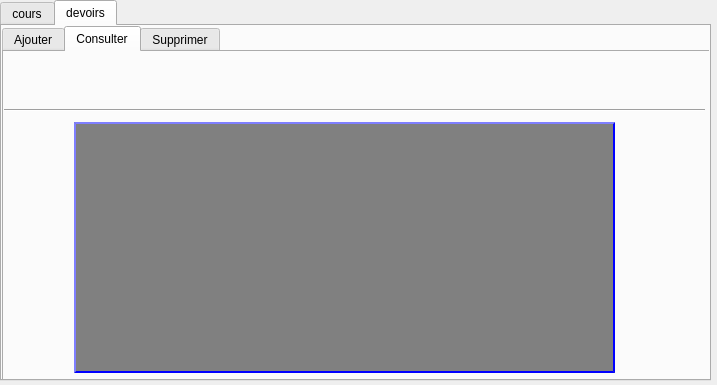
<?xml version="1.0" encoding="UTF-8"?>
<ui version="4.0">
 <class>Enfant</class>
 <widget class="QWidget" name="Enfant">
  <property name="geometry">
   <rect>
    <x>0</x>
    <y>0</y>
    <width>717</width>
    <height>385</height>
   </rect>
  </property>
  <property name="windowTitle">
   <string>Form</string>
  </property>
  <widget class="QTabWidget" name="tabWidget">
   <property name="geometry">
    <rect>
     <x>0</x>
     <y>0</y>
     <width>711</width>
     <height>381</height>
    </rect>
   </property>
   <property name="sizePolicy">
    <sizepolicy hsizetype="Preferred" vsizetype="Preferred">
     <horstretch>0</horstretch>
     <verstretch>0</verstretch>
    </sizepolicy>
   </property>
   <property name="tabShape">
    <enum>QTabWidget::Rounded</enum>
   </property>
   <property name="currentIndex">
    <number>1</number>
   </property>
   <widget class="QWidget" name="tab">
    <attribute name="title">
     <string>cours</string>
    </attribute>
    <widget class="QTabWidget" name="tabWidget_2">
     <property name="geometry">
      <rect>
       <x>0</x>
       <y>0</y>
       <width>711</width>
       <height>431</height>
      </rect>
     </property>
     <property name="mouseTracking">
      <bool>true</bool>
     </property>
     <property name="focusPolicy">
      <enum>Qt::StrongFocus</enum>
     </property>
     <property name="styleSheet">
      <string notr="true"/>
     </property>
     <property name="tabPosition">
      <enum>QTabWidget::North</enum>
     </property>
     <property name="tabShape">
      <enum>QTabWidget::Triangular</enum>
     </property>
     <property name="currentIndex">
      <number>0</number>
     </property>
     <property name="elideMode">
      <enum>Qt::ElideMiddle</enum>
     </property>
     <widget class="QWidget" name="tab_3">
      <attribute name="title">
       <string>ajouter</string>
      </attribute>
      <widget class="Line" name="line_6">
       <property name="geometry">
        <rect>
         <x>0</x>
         <y>50</y>
         <width>701</width>
         <height>16</height>
        </rect>
       </property>
       <property name="orientation">
        <enum>Qt::Horizontal</enum>
       </property>
      </widget>
      <widget class="QLabel" name="dev_pic">
       <property name="geometry">
        <rect>
         <x>380</x>
         <y>100</y>
         <width>251</width>
         <height>191</height>
        </rect>
       </property>
       <property name="text">
        <string/>
       </property>
      </widget>
      <widget class="QLineEdit" name="nomC">
       <property name="geometry">
        <rect>
         <x>190</x>
         <y>90</y>
         <width>113</width>
         <height>22</height>
        </rect>
       </property>
       <property name="styleSheet">
        <string notr="true"> border: 2px solid gray;
 border-radius: 10px;</string>
       </property>
      </widget>
      <widget class="QLabel" name="label_4">
       <property name="geometry">
        <rect>
         <x>90</x>
         <y>210</y>
         <width>71</width>
         <height>16</height>
        </rect>
       </property>
       <property name="styleSheet">
        <string notr="true">text-align: center;
color:Gray ;
font-family: Arial Black;</string>
       </property>
       <property name="text">
        <string>heure fin</string>
       </property>
      </widget>
      <widget class="QLineEdit" name="nomE">
       <property name="geometry">
        <rect>
         <x>190</x>
         <y>150</y>
         <width>113</width>
         <height>22</height>
        </rect>
       </property>
       <property name="styleSheet">
        <string notr="true"> border: 2px solid gray;
 border-radius: 10px;</string>
       </property>
      </widget>
      <widget class="QLabel" name="label_3">
       <property name="geometry">
        <rect>
         <x>80</x>
         <y>180</y>
         <width>91</width>
         <height>16</height>
        </rect>
       </property>
       <property name="styleSheet">
        <string notr="true">text-align: center;
color:Gray ;
font-family: Arial Black;</string>
       </property>
       <property name="text">
        <string>heure debut</string>
       </property>
      </widget>
      <widget class="QLabel" name="label">
       <property name="geometry">
        <rect>
         <x>70</x>
         <y>90</y>
         <width>101</width>
         <height>20</height>
        </rect>
       </property>
       <property name="palette">
        <palette>
         <active>
          <colorrole role="WindowText">
           <brush brushstyle="SolidPattern">
            <color alpha="255">
             <red>128</red>
             <green>128</green>
             <blue>128</blue>
            </color>
           </brush>
          </colorrole>
          <colorrole role="Button">
           <brush brushstyle="SolidPattern">
            <color alpha="255">
             <red>0</red>
             <green>0</green>
             <blue>0</blue>
            </color>
           </brush>
          </colorrole>
          <colorrole role="Text">
           <brush brushstyle="SolidPattern">
            <color alpha="255">
             <red>128</red>
             <green>128</green>
             <blue>128</blue>
            </color>
           </brush>
          </colorrole>
          <colorrole role="ButtonText">
           <brush brushstyle="SolidPattern">
            <color alpha="255">
             <red>128</red>
             <green>128</green>
             <blue>128</blue>
            </color>
           </brush>
          </colorrole>
          <colorrole role="PlaceholderText">
           <brush brushstyle="NoBrush">
            <color alpha="128">
             <red>128</red>
             <green>128</green>
             <blue>128</blue>
            </color>
           </brush>
          </colorrole>
         </active>
         <inactive>
          <colorrole role="WindowText">
           <brush brushstyle="SolidPattern">
            <color alpha="255">
             <red>128</red>
             <green>128</green>
             <blue>128</blue>
            </color>
           </brush>
          </colorrole>
          <colorrole role="Button">
           <brush brushstyle="SolidPattern">
            <color alpha="255">
             <red>0</red>
             <green>0</green>
             <blue>0</blue>
            </color>
           </brush>
          </colorrole>
          <colorrole role="Text">
           <brush brushstyle="SolidPattern">
            <color alpha="255">
             <red>128</red>
             <green>128</green>
             <blue>128</blue>
            </color>
           </brush>
          </colorrole>
          <colorrole role="ButtonText">
           <brush brushstyle="SolidPattern">
            <color alpha="255">
             <red>128</red>
             <green>128</green>
             <blue>128</blue>
            </color>
           </brush>
          </colorrole>
          <colorrole role="PlaceholderText">
           <brush brushstyle="NoBrush">
            <color alpha="128">
             <red>128</red>
             <green>128</green>
             <blue>128</blue>
            </color>
           </brush>
          </colorrole>
         </inactive>
         <disabled>
          <colorrole role="WindowText">
           <brush brushstyle="SolidPattern">
            <color alpha="255">
             <red>128</red>
             <green>128</green>
             <blue>128</blue>
            </color>
           </brush>
          </colorrole>
          <colorrole role="Button">
           <brush brushstyle="SolidPattern">
            <color alpha="255">
             <red>0</red>
             <green>0</green>
             <blue>0</blue>
            </color>
           </brush>
          </colorrole>
          <colorrole role="Text">
           <brush brushstyle="SolidPattern">
            <color alpha="255">
             <red>128</red>
             <green>128</green>
             <blue>128</blue>
            </color>
           </brush>
          </colorrole>
          <colorrole role="ButtonText">
           <brush brushstyle="SolidPattern">
            <color alpha="255">
             <red>128</red>
             <green>128</green>
             <blue>128</blue>
            </color>
           </brush>
          </colorrole>
          <colorrole role="PlaceholderText">
           <brush brushstyle="NoBrush">
            <color alpha="128">
             <red>128</red>
             <green>128</green>
             <blue>128</blue>
            </color>
           </brush>
          </colorrole>
         </disabled>
        </palette>
       </property>
       <property name="mouseTracking">
        <bool>false</bool>
       </property>
       <property name="focusPolicy">
        <enum>Qt::ClickFocus</enum>
       </property>
       <property name="contextMenuPolicy">
        <enum>Qt::PreventContextMenu</enum>
       </property>
       <property name="styleSheet">
        <string notr="true">text-align: center;
color:Gray ;
font-family: Arial Black;</string>
       </property>
       <property name="text">
        <string>nom de cours</string>
       </property>
      </widget>
      <widget class="QLineEdit" name="heureF">
       <property name="geometry">
        <rect>
         <x>190</x>
         <y>210</y>
         <width>113</width>
         <height>22</height>
        </rect>
       </property>
       <property name="styleSheet">
        <string notr="true"> border: 2px solid gray;
 border-radius: 10px;</string>
       </property>
      </widget>
      <widget class="QPushButton" name="b_ajoutC">
       <property name="geometry">
        <rect>
         <x>150</x>
         <y>250</y>
         <width>93</width>
         <height>28</height>
        </rect>
       </property>
       <property name="font">
        <font>
         <family>MS Shell Dlg 2</family>
         <weight>75</weight>
         <italic>false</italic>
         <bold>true</bold>
        </font>
       </property>
       <property name="cursor">
        <cursorShape>WaitCursor</cursorShape>
       </property>
       <property name="styleSheet">
        <string notr="true">color: white;
background:gray;
 border: 2px solid gray;
 border-radius: 10px;



</string>
       </property>
       <property name="text">
        <string>ajouter</string>
       </property>
      </widget>
      <widget class="QLabel" name="label_2">
       <property name="geometry">
        <rect>
         <x>80</x>
         <y>150</y>
         <width>101</width>
         <height>21</height>
        </rect>
       </property>
       <property name="styleSheet">
        <string notr="true">text-align: center;
color:Gray ;
font-family: Arial Black;</string>
       </property>
       <property name="text">
        <string>nom de prof</string>
       </property>
      </widget>
      <widget class="QLineEdit" name="heureD">
       <property name="geometry">
        <rect>
         <x>190</x>
         <y>180</y>
         <width>113</width>
         <height>22</height>
        </rect>
       </property>
       <property name="styleSheet">
        <string notr="true"> border: 2px solid gray;
 border-radius: 10px;</string>
       </property>
      </widget>
      <widget class="QLabel" name="label_14">
       <property name="geometry">
        <rect>
         <x>60</x>
         <y>120</y>
         <width>121</width>
         <height>20</height>
        </rect>
       </property>
       <property name="styleSheet">
        <string notr="true">text-align: center;
color:Gray ;
font-family: Arial Black;</string>
       </property>
       <property name="text">
        <string>numero de cours </string>
       </property>
      </widget>
      <widget class="QLineEdit" name="numero">
       <property name="geometry">
        <rect>
         <x>190</x>
         <y>120</y>
         <width>113</width>
         <height>22</height>
        </rect>
       </property>
       <property name="styleSheet">
        <string notr="true"> border: 2px solid gray;
 border-radius: 10px;</string>
       </property>
      </widget>
     </widget>
     <widget class="QWidget" name="tab_4">
      <attribute name="title">
       <string>afficher</string>
      </attribute>
      <widget class="QTableView" name="coursView">
       <property name="geometry">
        <rect>
         <x>0</x>
         <y>80</y>
         <width>541</width>
         <height>251</height>
        </rect>
       </property>
       <property name="styleSheet">
        <string notr="true"> background: gray;
 border: 2px outset blue ;</string>
       </property>
      </widget>
      <widget class="Line" name="line_5">
       <property name="geometry">
        <rect>
         <x>0</x>
         <y>50</y>
         <width>701</width>
         <height>16</height>
        </rect>
       </property>
       <property name="orientation">
        <enum>Qt::Horizontal</enum>
       </property>
      </widget>
      <widget class="QPushButton" name="trier_cours">
       <property name="geometry">
        <rect>
         <x>580</x>
         <y>260</y>
         <width>93</width>
         <height>28</height>
        </rect>
       </property>
       <property name="styleSheet">
        <string notr="true">color: white;
background:gray;
border: 2px solid gray;
border-radius: 10px;
font-family:Gras;</string>
       </property>
       <property name="text">
        <string>Trier</string>
       </property>
      </widget>
      <widget class="QCheckBox" name="checkBox_num">
       <property name="geometry">
        <rect>
         <x>580</x>
         <y>170</y>
         <width>83</width>
         <height>20</height>
        </rect>
       </property>
       <property name="styleSheet">
        <string notr="true">text-align: center;
color:Gray ;
font-family: Arial Black;</string>
       </property>
       <property name="text">
        <string>Numero</string>
       </property>
      </widget>
      <widget class="QCheckBox" name="checkBox_nom">
       <property name="geometry">
        <rect>
         <x>580</x>
         <y>220</y>
         <width>83</width>
         <height>20</height>
        </rect>
       </property>
       <property name="styleSheet">
        <string notr="true">text-align: center;
color:Gray ;
font-family: Arial Black;</string>
       </property>
       <property name="text">
        <string>Nom</string>
       </property>
      </widget>
      <widget class="QPushButton" name="stat">
       <property name="geometry">
        <rect>
         <x>580</x>
         <y>100</y>
         <width>93</width>
         <height>28</height>
        </rect>
       </property>
       <property name="text">
        <string>STAT</string>
       </property>
      </widget>
     </widget>
     <widget class="QWidget" name="tab_9">
      <attribute name="title">
       <string>Modifier</string>
      </attribute>
      <widget class="QGroupBox" name="groupBox_4">
       <property name="geometry">
        <rect>
         <x>90</x>
         <y>70</y>
         <width>511</width>
         <height>251</height>
        </rect>
       </property>
       <property name="title">
        <string/>
       </property>
       <widget class="QLineEdit" name="modif_nom_cours">
        <property name="geometry">
         <rect>
          <x>230</x>
          <y>80</y>
          <width>113</width>
          <height>22</height>
         </rect>
        </property>
        <property name="styleSheet">
         <string notr="true"> border: 2px solid gray;
 border-radius: 10px;</string>
        </property>
       </widget>
       <widget class="QLineEdit" name="modif_nom_enseignant">
        <property name="geometry">
         <rect>
          <x>230</x>
          <y>120</y>
          <width>113</width>
          <height>22</height>
         </rect>
        </property>
        <property name="styleSheet">
         <string notr="true"> border: 2px solid gray;
 border-radius: 10px;</string>
        </property>
       </widget>
       <widget class="QLineEdit" name="modif_heure_debut">
        <property name="geometry">
         <rect>
          <x>230</x>
          <y>160</y>
          <width>113</width>
          <height>22</height>
         </rect>
        </property>
        <property name="styleSheet">
         <string notr="true"> border: 2px solid gray;
 border-radius: 10px;</string>
        </property>
       </widget>
       <widget class="QLineEdit" name="modif_heure_fin">
        <property name="geometry">
         <rect>
          <x>230</x>
          <y>200</y>
          <width>113</width>
          <height>22</height>
         </rect>
        </property>
        <property name="styleSheet">
         <string notr="true"> border: 2px solid gray;
 border-radius: 10px;</string>
        </property>
       </widget>
       <widget class="QLabel" name="label_5">
        <property name="geometry">
         <rect>
          <x>20</x>
          <y>80</y>
          <width>171</width>
          <height>20</height>
         </rect>
        </property>
        <property name="styleSheet">
         <string notr="true">text-align: center;
color:Gray ;
font-family: Arial Black;</string>
        </property>
        <property name="text">
         <string>Nouveau nom de cours</string>
        </property>
       </widget>
       <widget class="QLabel" name="label_6">
        <property name="geometry">
         <rect>
          <x>10</x>
          <y>120</y>
          <width>191</width>
          <height>16</height>
         </rect>
        </property>
        <property name="styleSheet">
         <string notr="true">text-align: center;
color:Gray ;
font-family: Arial Black;</string>
        </property>
        <property name="text">
         <string>Nouveau nom d'enseignant</string>
        </property>
       </widget>
       <widget class="QLabel" name="label_7">
        <property name="geometry">
         <rect>
          <x>20</x>
          <y>160</y>
          <width>161</width>
          <height>16</height>
         </rect>
        </property>
        <property name="styleSheet">
         <string notr="true">text-align: center;
color:Gray ;
font-family: Arial Black;</string>
        </property>
        <property name="text">
         <string>Nouveau heure debut</string>
        </property>
       </widget>
       <widget class="QLabel" name="label_8">
        <property name="geometry">
         <rect>
          <x>40</x>
          <y>200</y>
          <width>131</width>
          <height>16</height>
         </rect>
        </property>
        <property name="styleSheet">
         <string notr="true">text-align: center;
color:Gray ;
font-family: Arial Black;</string>
        </property>
        <property name="text">
         <string>Nouveau heur fin</string>
        </property>
       </widget>
       <widget class="QPushButton" name="modif_button">
        <property name="geometry">
         <rect>
          <x>360</x>
          <y>110</y>
          <width>93</width>
          <height>28</height>
         </rect>
        </property>
        <property name="styleSheet">
         <string notr="true">color: white;
background:gray;
 border: 2px solid gray;
 border-radius: 10px;



</string>
        </property>
        <property name="text">
         <string>Modifier</string>
        </property>
       </widget>
       <widget class="QLineEdit" name="num_cours">
        <property name="geometry">
         <rect>
          <x>230</x>
          <y>40</y>
          <width>113</width>
          <height>22</height>
         </rect>
        </property>
        <property name="styleSheet">
         <string notr="true"> border: 2px solid gray;
 border-radius: 10px;</string>
        </property>
       </widget>
       <widget class="QLabel" name="label_13">
        <property name="geometry">
         <rect>
          <x>30</x>
          <y>40</y>
          <width>131</width>
          <height>20</height>
         </rect>
        </property>
        <property name="styleSheet">
         <string notr="true">text-align: center;
color:Gray ;
font-family: Arial Black;</string>
        </property>
        <property name="text">
         <string>numero de cours</string>
        </property>
       </widget>
      </widget>
      <widget class="Line" name="line_8">
       <property name="geometry">
        <rect>
         <x>0</x>
         <y>50</y>
         <width>701</width>
         <height>16</height>
        </rect>
       </property>
       <property name="orientation">
        <enum>Qt::Horizontal</enum>
       </property>
      </widget>
     </widget>
     <widget class="QWidget" name="tab_5">
      <attribute name="title">
       <string>supprimer</string>
      </attribute>
      <widget class="Line" name="line_4">
       <property name="geometry">
        <rect>
         <x>0</x>
         <y>50</y>
         <width>701</width>
         <height>16</height>
        </rect>
       </property>
       <property name="orientation">
        <enum>Qt::Horizontal</enum>
       </property>
      </widget>
      <widget class="QGroupBox" name="groupBox_3">
       <property name="geometry">
        <rect>
         <x>190</x>
         <y>120</y>
         <width>311</width>
         <height>161</height>
        </rect>
       </property>
       <property name="title">
        <string/>
       </property>
       <widget class="QPushButton" name="suppCours_3">
        <property name="geometry">
         <rect>
          <x>170</x>
          <y>90</y>
          <width>93</width>
          <height>28</height>
         </rect>
        </property>
        <property name="styleSheet">
         <string notr="true">color: white;
background:gray;
 border: 2px solid gray;
 border-radius: 10px;



</string>
        </property>
        <property name="text">
         <string>supprimer</string>
        </property>
       </widget>
       <widget class="QLineEdit" name="suppCours">
        <property name="geometry">
         <rect>
          <x>160</x>
          <y>60</y>
          <width>113</width>
          <height>22</height>
         </rect>
        </property>
        <property name="styleSheet">
         <string notr="true"> border: 2px solid gray;
 border-radius: 10px;</string>
        </property>
       </widget>
       <widget class="QLabel" name="suppCours_2">
        <property name="geometry">
         <rect>
          <x>40</x>
          <y>60</y>
          <width>111</width>
          <height>20</height>
         </rect>
        </property>
        <property name="styleSheet">
         <string notr="true">text-align: center;
color:Gray ;
font-family: Arial Black;</string>
        </property>
        <property name="text">
         <string>Nom de Cours</string>
        </property>
       </widget>
       <zorder>suppCours_2</zorder>
       <zorder>suppCours</zorder>
       <zorder>suppCours_3</zorder>
      </widget>
      <zorder>groupBox_3</zorder>
      <zorder>line_4</zorder>
     </widget>
     <widget class="QWidget" name="tab_10">
      <attribute name="title">
       <string>chercher</string>
      </attribute>
      <widget class="Line" name="line_7">
       <property name="geometry">
        <rect>
         <x>0</x>
         <y>50</y>
         <width>701</width>
         <height>16</height>
        </rect>
       </property>
       <property name="orientation">
        <enum>Qt::Horizontal</enum>
       </property>
      </widget>
      <widget class="QPushButton" name="chercher">
       <property name="geometry">
        <rect>
         <x>330</x>
         <y>110</y>
         <width>93</width>
         <height>28</height>
        </rect>
       </property>
       <property name="styleSheet">
        <string notr="true">color: white;
background:gray;
 border: 2px solid gray;
 border-radius: 10px;



</string>
       </property>
       <property name="text">
        <string>chercher</string>
       </property>
      </widget>
      <widget class="QLineEdit" name="lineEdit_chercher">
       <property name="geometry">
        <rect>
         <x>190</x>
         <y>110</y>
         <width>121</width>
         <height>31</height>
        </rect>
       </property>
       <property name="styleSheet">
        <string notr="true"> border: 2px solid gray;
 border-radius: 10px;</string>
       </property>
       <property name="text">
        <string/>
       </property>
      </widget>
      <widget class="QTableView" name="chercher_cours_2">
       <property name="geometry">
        <rect>
         <x>40</x>
         <y>160</y>
         <width>611</width>
         <height>151</height>
        </rect>
       </property>
      </widget>
     </widget>
    </widget>
   </widget>
   <widget class="QWidget" name="tab_2">
    <attribute name="title">
     <string>devoirs</string>
    </attribute>
    <widget class="QTabWidget" name="tabWidget_3">
     <property name="geometry">
      <rect>
       <x>0</x>
       <y>0</y>
       <width>711</width>
       <height>361</height>
      </rect>
     </property>
     <property name="currentIndex">
      <number>1</number>
     </property>
     <widget class="QWidget" name="tab_6">
      <attribute name="title">
       <string>Ajouter</string>
      </attribute>
      <widget class="Line" name="line">
       <property name="geometry">
        <rect>
         <x>0</x>
         <y>50</y>
         <width>701</width>
         <height>16</height>
        </rect>
       </property>
       <property name="orientation">
        <enum>Qt::Horizontal</enum>
       </property>
      </widget>
      <widget class="QGroupBox" name="groupBox_2">
       <property name="geometry">
        <rect>
         <x>60</x>
         <y>70</y>
         <width>301</width>
         <height>221</height>
        </rect>
       </property>
       <property name="title">
        <string/>
       </property>
       <widget class="QLineEdit" name="nomD_lineEdit">
        <property name="geometry">
         <rect>
          <x>170</x>
          <y>40</y>
          <width>113</width>
          <height>22</height>
         </rect>
        </property>
        <property name="styleSheet">
         <string notr="true"> border: 2px solid gray;
 border-radius: 10px;</string>
        </property>
       </widget>
       <widget class="QLineEdit" name="numD_lineEdit">
        <property name="geometry">
         <rect>
          <x>170</x>
          <y>70</y>
          <width>113</width>
          <height>22</height>
         </rect>
        </property>
        <property name="styleSheet">
         <string notr="true"> border: 2px solid gray;
 border-radius: 10px;</string>
        </property>
       </widget>
       <widget class="QLineEdit" name="deadline_lineEdit">
        <property name="geometry">
         <rect>
          <x>170</x>
          <y>100</y>
          <width>113</width>
          <height>22</height>
         </rect>
        </property>
        <property name="styleSheet">
         <string notr="true"> border: 2px solid gray;
 border-radius: 10px;</string>
        </property>
       </widget>
       <widget class="QLineEdit" name="nomC_lineEdit">
        <property name="geometry">
         <rect>
          <x>170</x>
          <y>130</y>
          <width>113</width>
          <height>22</height>
         </rect>
        </property>
        <property name="styleSheet">
         <string notr="true"> border: 2px solid gray;
 border-radius: 10px;</string>
        </property>
       </widget>
       <widget class="QLabel" name="nomD">
        <property name="geometry">
         <rect>
          <x>30</x>
          <y>40</y>
          <width>111</width>
          <height>20</height>
         </rect>
        </property>
        <property name="palette">
         <palette>
          <active>
           <colorrole role="WindowText">
            <brush brushstyle="SolidPattern">
             <color alpha="255">
              <red>128</red>
              <green>128</green>
              <blue>128</blue>
             </color>
            </brush>
           </colorrole>
           <colorrole role="Button">
            <brush brushstyle="SolidPattern">
             <color alpha="255">
              <red>0</red>
              <green>0</green>
              <blue>0</blue>
             </color>
            </brush>
           </colorrole>
           <colorrole role="Text">
            <brush brushstyle="SolidPattern">
             <color alpha="255">
              <red>128</red>
              <green>128</green>
              <blue>128</blue>
             </color>
            </brush>
           </colorrole>
           <colorrole role="ButtonText">
            <brush brushstyle="SolidPattern">
             <color alpha="255">
              <red>128</red>
              <green>128</green>
              <blue>128</blue>
             </color>
            </brush>
           </colorrole>
           <colorrole role="PlaceholderText">
            <brush brushstyle="NoBrush">
             <color alpha="128">
              <red>128</red>
              <green>128</green>
              <blue>128</blue>
             </color>
            </brush>
           </colorrole>
          </active>
          <inactive>
           <colorrole role="WindowText">
            <brush brushstyle="SolidPattern">
             <color alpha="255">
              <red>128</red>
              <green>128</green>
              <blue>128</blue>
             </color>
            </brush>
           </colorrole>
           <colorrole role="Button">
            <brush brushstyle="SolidPattern">
             <color alpha="255">
              <red>0</red>
              <green>0</green>
              <blue>0</blue>
             </color>
            </brush>
           </colorrole>
           <colorrole role="Text">
            <brush brushstyle="SolidPattern">
             <color alpha="255">
              <red>128</red>
              <green>128</green>
              <blue>128</blue>
             </color>
            </brush>
           </colorrole>
           <colorrole role="ButtonText">
            <brush brushstyle="SolidPattern">
             <color alpha="255">
              <red>128</red>
              <green>128</green>
              <blue>128</blue>
             </color>
            </brush>
           </colorrole>
           <colorrole role="PlaceholderText">
            <brush brushstyle="NoBrush">
             <color alpha="128">
              <red>128</red>
              <green>128</green>
              <blue>128</blue>
             </color>
            </brush>
           </colorrole>
          </inactive>
          <disabled>
           <colorrole role="WindowText">
            <brush brushstyle="SolidPattern">
             <color alpha="255">
              <red>128</red>
              <green>128</green>
              <blue>128</blue>
             </color>
            </brush>
           </colorrole>
           <colorrole role="Button">
            <brush brushstyle="SolidPattern">
             <color alpha="255">
              <red>0</red>
              <green>0</green>
              <blue>0</blue>
             </color>
            </brush>
           </colorrole>
           <colorrole role="Text">
            <brush brushstyle="SolidPattern">
             <color alpha="255">
              <red>128</red>
              <green>128</green>
              <blue>128</blue>
             </color>
            </brush>
           </colorrole>
           <colorrole role="ButtonText">
            <brush brushstyle="SolidPattern">
             <color alpha="255">
              <red>128</red>
              <green>128</green>
              <blue>128</blue>
             </color>
            </brush>
           </colorrole>
           <colorrole role="PlaceholderText">
            <brush brushstyle="NoBrush">
             <color alpha="128">
              <red>128</red>
              <green>128</green>
              <blue>128</blue>
             </color>
            </brush>
           </colorrole>
          </disabled>
         </palette>
        </property>
        <property name="mouseTracking">
         <bool>false</bool>
        </property>
        <property name="focusPolicy">
         <enum>Qt::ClickFocus</enum>
        </property>
        <property name="contextMenuPolicy">
         <enum>Qt::PreventContextMenu</enum>
        </property>
        <property name="styleSheet">
         <string notr="true">text-align: center;
color:Gray ;
font-family: Arial Black;</string>
        </property>
        <property name="text">
         <string>Nom De Devoir</string>
        </property>
       </widget>
       <widget class="QLabel" name="numD">
        <property name="geometry">
         <rect>
          <x>20</x>
          <y>70</y>
          <width>141</width>
          <height>21</height>
         </rect>
        </property>
        <property name="styleSheet">
         <string notr="true">text-align: center;
color:Gray ;
font-family: Arial Black;</string>
        </property>
        <property name="text">
         <string>Numero De Devoir</string>
        </property>
       </widget>
       <widget class="QLabel" name="deadline">
        <property name="geometry">
         <rect>
          <x>50</x>
          <y>100</y>
          <width>81</width>
          <height>16</height>
         </rect>
        </property>
        <property name="styleSheet">
         <string notr="true">text-align: center;
color:Gray ;
font-family: Arial Black;</string>
        </property>
        <property name="text">
         <string>Deadline</string>
        </property>
       </widget>
       <widget class="QLabel" name="nomC_2">
        <property name="geometry">
         <rect>
          <x>30</x>
          <y>130</y>
          <width>111</width>
          <height>20</height>
         </rect>
        </property>
        <property name="styleSheet">
         <string notr="true">text-align: center;
color:Gray ;
font-family: Arial Black;</string>
        </property>
        <property name="text">
         <string>Nom de Cours </string>
        </property>
       </widget>
       <widget class="QPushButton" name="b_ajout_dev">
        <property name="geometry">
         <rect>
          <x>110</x>
          <y>180</y>
          <width>93</width>
          <height>28</height>
         </rect>
        </property>
        <property name="font">
         <font>
          <weight>75</weight>
          <bold>true</bold>
         </font>
        </property>
        <property name="styleSheet">
         <string notr="true">color: white;
background:gray;
 border: 2px solid gray;
 border-radius: 10px;

</string>
        </property>
        <property name="text">
         <string>ajouter</string>
        </property>
       </widget>
      </widget>
      <widget class="QLabel" name="label_9">
       <property name="geometry">
        <rect>
         <x>420</x>
         <y>100</y>
         <width>231</width>
         <height>181</height>
        </rect>
       </property>
       <property name="text">
        <string/>
       </property>
      </widget>
     </widget>
     <widget class="QWidget" name="tab_7">
      <attribute name="title">
       <string>Consulter</string>
      </attribute>
      <widget class="Line" name="line_2">
       <property name="geometry">
        <rect>
         <x>0</x>
         <y>50</y>
         <width>701</width>
         <height>16</height>
        </rect>
       </property>
       <property name="orientation">
        <enum>Qt::Horizontal</enum>
       </property>
      </widget>
      <widget class="QTableView" name="coursView_2">
       <property name="geometry">
        <rect>
         <x>70</x>
         <y>70</y>
         <width>541</width>
         <height>251</height>
        </rect>
       </property>
       <property name="styleSheet">
        <string notr="true"> background: gray;
 border: 2px outset blue ;</string>
       </property>
      </widget>
     </widget>
     <widget class="QWidget" name="tab_8">
      <attribute name="title">
       <string>Supprimer</string>
      </attribute>
      <widget class="Line" name="line_3">
       <property name="geometry">
        <rect>
         <x>0</x>
         <y>50</y>
         <width>701</width>
         <height>16</height>
        </rect>
       </property>
       <property name="orientation">
        <enum>Qt::Horizontal</enum>
       </property>
      </widget>
      <widget class="QGroupBox" name="groupBox">
       <property name="geometry">
        <rect>
         <x>170</x>
         <y>99</y>
         <width>441</width>
         <height>191</height>
        </rect>
       </property>
       <property name="title">
        <string/>
       </property>
       <widget class="QPushButton" name="suppCours_4">
        <property name="geometry">
         <rect>
          <x>210</x>
          <y>110</y>
          <width>93</width>
          <height>28</height>
         </rect>
        </property>
        <property name="styleSheet">
         <string notr="true">color: white;
background:gray;
 border: 2px solid gray;
 border-radius: 10px;



</string>
        </property>
        <property name="text">
         <string>supprimer</string>
        </property>
       </widget>
       <widget class="QLabel" name="suppCours_5">
        <property name="geometry">
         <rect>
          <x>70</x>
          <y>80</y>
          <width>111</width>
          <height>20</height>
         </rect>
        </property>
        <property name="styleSheet">
         <string notr="true">text-align: center;
color:Gray ;
font-family: Arial Black;</string>
        </property>
        <property name="text">
         <string>Nom de Cours</string>
        </property>
       </widget>
       <widget class="QLineEdit" name="suppCours_6">
        <property name="geometry">
         <rect>
          <x>200</x>
          <y>80</y>
          <width>113</width>
          <height>22</height>
         </rect>
        </property>
        <property name="styleSheet">
         <string notr="true"> border: 2px solid gray;
 border-radius: 10px;</string>
        </property>
       </widget>
      </widget>
     </widget>
    </widget>
   </widget>
  </widget>
 </widget>
 <resources/>
 <connections/>
</ui>
